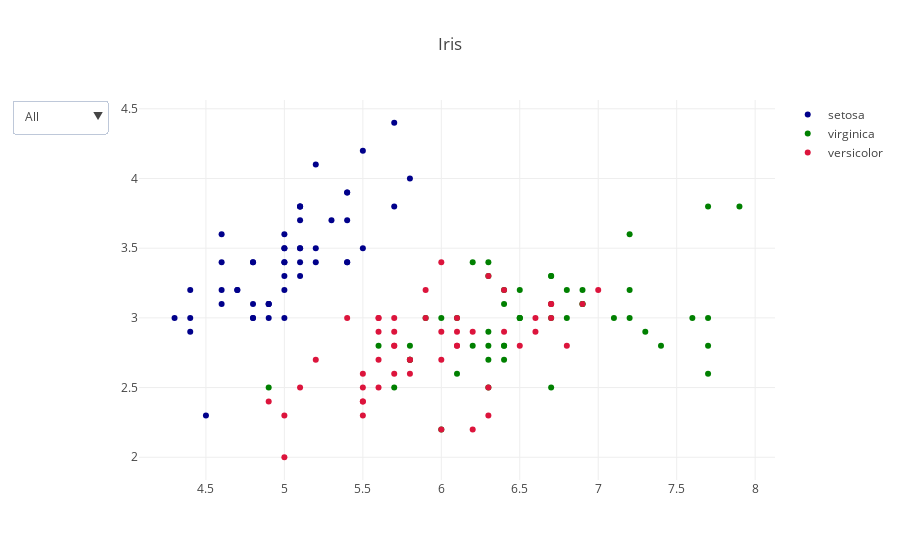

Source (notebook cell):
### Code cell
import plotly.graph_objects as go

import pandas as pd

# Load dataset
df = px.data.iris()

# Initialize figure
fig = go.Figure()

# Add Traces

fig.add_trace(
    go.Scatter(x=list(df[df['species']=='setosa'].sepal_length),
               y=list(df[df['species']=='setosa'].sepal_width),
               name="setosa",
               line=dict(color="DarkBlue"),
               mode='markers',
               showlegend=True),)

fig.add_trace(
    go.Scatter(x=list(df[df['species']=='virginica'].sepal_length),
               y=list(df[df['species']=='virginica'].sepal_width),
               name="virginica",
               line=dict(color="Green"),
               mode='markers',
               showlegend=True))

fig.add_trace(
    go.Scatter(x=list(df[df['species']=='versicolor'].sepal_length),
               y=list(df[df['species']=='versicolor'].sepal_width),
               name="versicolor",
               line=dict(color="Crimson"),
               mode='markers',
               showlegend=True))


fig.update_layout(
    updatemenus=[
        dict(
            active=0,
            buttons=list([
                dict(label="All",
                     method="update",
                     args=[{"visible": [True, True, True]},
                           {"title": "All",
                            #"annotations": []
                            }]),
                dict(label="setosa",
                     method="update",
                     args=[{"visible": [True, False, False]},
                           {"title": "setosa",
                            #"annotations": setosa_annotations
                            }])
                            ,
                dict(label="virginica",
                     method="update",
                     args=[{"visible": [False, True, False]},
                           {"title": "virginica",
                            #"annotations": low_annotations
                            }]),
                dict(label="versicolor",
                     method="update",
                     args=[{"visible": [False, False,True]},
                           {"title": "versicolor",
                            #"annotations": high_annotations + low_annotations
                            }]),
            ]),
        )
    ])

# Set title
fig.update_layout(title_text="Iris")

fig.show()

### Figure 1 — Plotly figure (JSON) as saved in the notebook; plotly's stock layout.template omitted (floating-point values rounded to 4 significant figures)
{"data": [{"line": {"color": "DarkBlue"}, "mode": "markers", "name": "setosa", "showlegend": true, "type": "scatter", "x": [5.1, 4.9, 4.7, 4.6, 5, 5.4, 4.6, 5, 4.4, 4.9, 5.4, 4.8, 4.8, 4.3, 5.8, 5.7, 5.4, 5.1, 5.7, 5.1, 5.4, 5.1, 4.6, 5.1, 4.8, 5, 5, 5.2, 5.2, 4.7, 4.8, 5.4, 5.2, 5.5, 4.9, 5, 5.5, 4.9, 4.4, 5.1, 5, 4.5, 4.4, 5, 5.1, 4.8, 5.1, 4.6, 5.3, 5], "y": [3.5, 3, 3.2, 3.1, 3.6, 3.9, 3.4, 3.4, 2.9, 3.1, 3.7, 3.4, 3, 3, 4, 4.4, 3.9, 3.5, 3.8, 3.8, 3.4, 3.7, 3.6, 3.3, 3.4, 3, 3.4, 3.5, 3.4, 3.2, 3.1, 3.4, 4.1, 4.2, 3.1, 3.2, 3.5, 3.1, 3, 3.4, 3.5, 2.3, 3.2, 3.5, 3.8, 3, 3.8, 3.2, 3.7, 3.3]}, {"line": {"color": "Green"}, "mode": "markers", "name": "virginica", "showlegend": true, "type": "scatter", "x": [6.3, 5.8, 7.1, 6.3, 6.5, 7.6, 4.9, 7.3, 6.7, 7.2, 6.5, 6.4, 6.8, 5.7, 5.8, 6.4, 6.5, 7.7, 7.7, 6, 6.9, 5.6, 7.7, 6.3, 6.7, 7.2, 6.2, 6.1, 6.4, 7.2, 7.4, 7.9, 6.4, 6.3, 6.1, 7.7, 6.3, 6.4, 6, 6.9, 6.7, 6.9, 5.8, 6.8, 6.7, 6.7, 6.3, 6.5, 6.2, 5.9], "y": [3.3, 2.7, 3, 2.9, 3, 3, 2.5, 2.9, 2.5, 3.6, 3.2, 2.7, 3, 2.5, 2.8, 3.2, 3, 3.8, 2.6, 2.2, 3.2, 2.8, 2.8, 2.7, 3.3, 3.2, 2.8, 3, 2.8, 3, 2.8, 3.8, 2.8, 2.8, 2.6, 3, 3.4, 3.1, 3, 3.1, 3.1, 3.1, 2.7, 3.2, 3.3, 3, 2.5, 3, 3.4, 3]}, {"line": {"color": "Crimson"}, "mode": "markers", "name": "versicolor", "showlegend": true, "type": "scatter", "x": [7, 6.4, 6.9, 5.5, 6.5, 5.7, 6.3, 4.9, 6.6, 5.2, 5, 5.9, 6, 6.1, 5.6, 6.7, 5.6, 5.8, 6.2, 5.6, 5.9, 6.1, 6.3, 6.1, 6.4, 6.6, 6.8, 6.7, 6, 5.7, 5.5, 5.5, 5.8, 6, 5.4, 6, 6.7, 6.3, 5.6, 5.5, 5.5, 6.1, 5.8, 5, 5.6, 5.7, 5.7, 6.2, 5.1, 5.7], "y": [3.2, 3.2, 3.1, 2.3, 2.8, 2.8, 3.3, 2.4, 2.9, 2.7, 2, 3, 2.2, 2.9, 2.9, 3.1, 3, 2.7, 2.2, 2.5, 3.2, 2.8, 2.5, 2.8, 2.9, 3, 2.8, 3, 2.9, 2.6, 2.4, 2.4, 2.7, 2.7, 3, 3.4, 3.1, 2.3, 3, 2.5, 2.6, 3, 2.6, 2.3, 2.7, 3, 2.9, 2.9, 2.5, 2.8]}], "layout": {"title": {"text": "Iris"}, "updatemenus": [{"active": 0, "buttons": [{"args": [{"visible": [true, true, true]}, {"title": "All"}], "label": "All", "method": "update"}, {"args": [{"visible": [true, false, false]}, {"title": "setosa"}], "label": "setosa", "method": "update"}, {"args": [{"visible": [false, true, false]}, {"title": "virginica"}], "label": "virginica", "method": "update"}, {"args": [{"visible": [false, false, true]}, {"title": "versicolor"}], "label": "versicolor", "method": "update"}]}]}}
